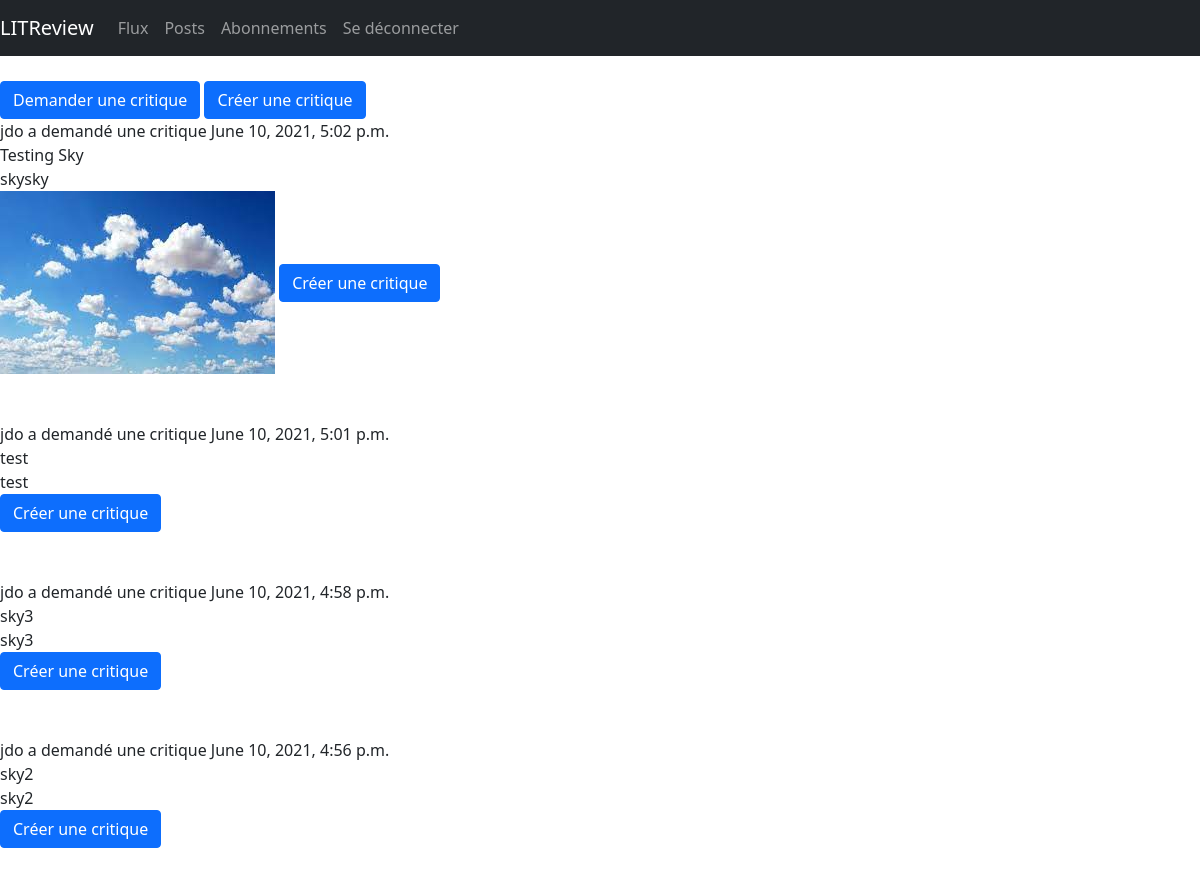
/flux (signed in, upper part), run on an earlier commit of the app's database.
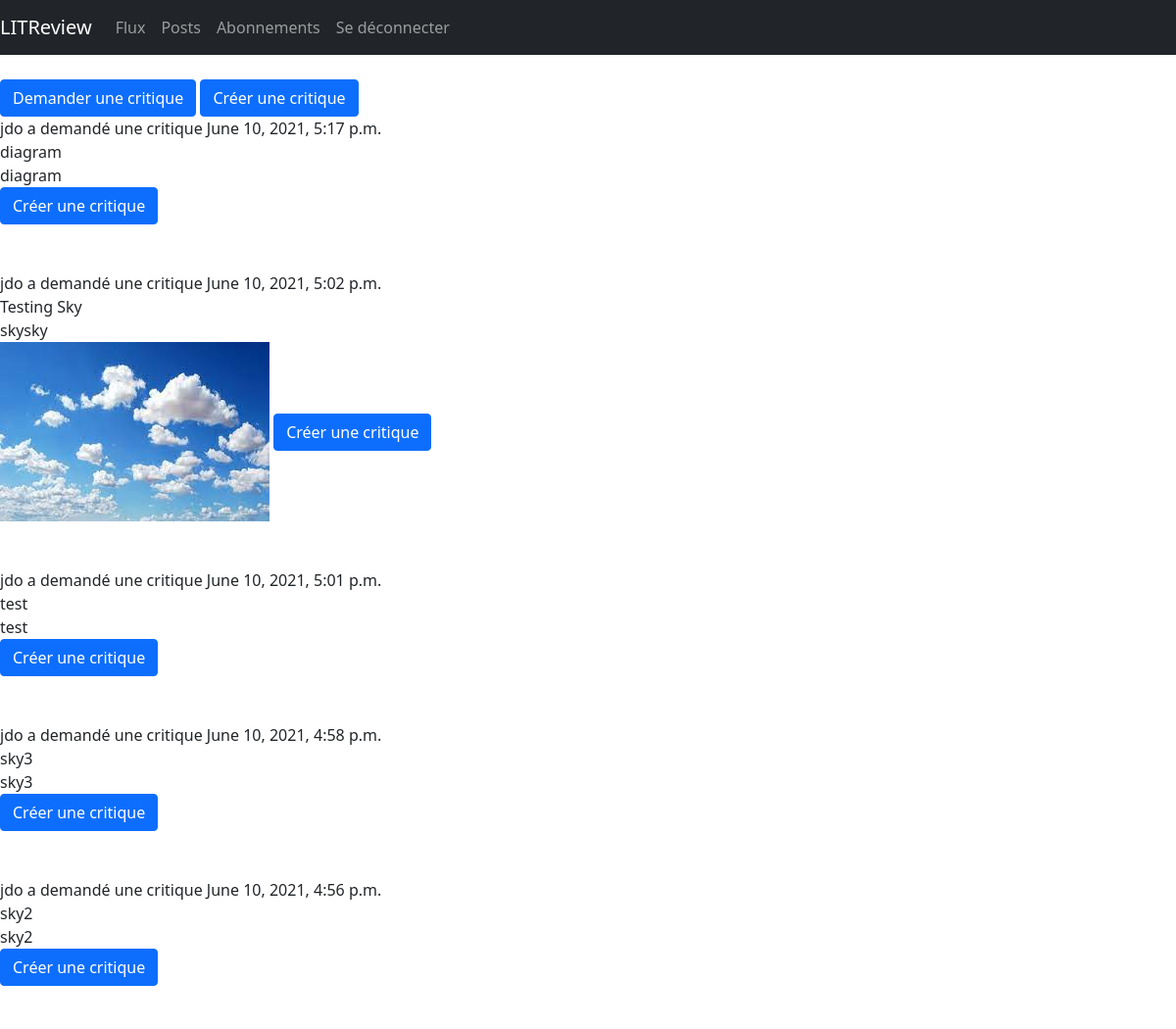
And on a later commit of the database.
### p9books/models.py (models this page shows)
class Ticket(models.Model):
    title = models.CharField(max_length=128)
    description = models.TextField(max_length=2048, blank=True)
    user = models.ForeignKey(to=settings.AUTH_USER_MODEL,
                             on_delete=models.CASCADE)
    image = models.ImageField(null=True, blank=True)
    time_created = models.DateTimeField(auto_now_add=True)

### p9books/views.py (the view)
# urls.py: 2. Add a URL to urlpatterns:  path('', views.home, name='home')
@login_required(login_url='login')
def home(request):
    reviews = Review.objects.all()
    ticketids = [review.ticket.id for review in reviews]
    tickets = Ticket.objects.all().exclude(id__in=ticketids)
    combined = sorted(chain(tickets, reviews),
                      key=lambda instance: instance.time_created,
                      reverse=True)
    return render(request, 'flux.html', context={'objects': combined})

### p9books/templates/flux.html (shortened to what this page needs)
{% extends "base.html" %}
{% block content %}
<div>
    <a href="/new-ticket" class="btn btn-primary">Demander une critique</a>
    <a href="/new-review" class="btn btn-primary">Créer une critique</a>
</div>
<div>
    {% for obj in objects %}
        {% if obj.title %}
            <span>
                {{obj.user}} a demandé une critique {{obj.time_created}}<br>
                {{obj.title}}<br>
                {{obj.description}}<br>
                {% load static %}
                {% if obj.image %}
                    <img src="{{obj.image.url}}"/>
                {% endif %}
                <a href="{% url 'answer' obj.id %}" class="btn btn-primary">Créer une critique</a>
            </span><br><br><br>
        {% else %}
            <br><br><br>
        {% endif %}
    {% endfor %}
</div>
{% endblock %}

What changed in the data, as far as the page shows it:
added Ticket: user "jdo", time_created "June 10, 2021, 5:17 p.m.", title "diagram", description "diagram"
